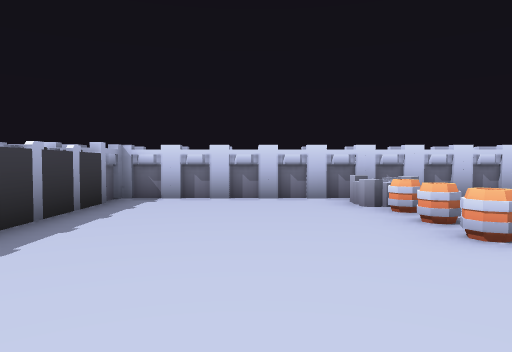
View 1 (above)

17 first-person views from a walk through a Godot game level. The camera is 1.3 m above the floor, tilts 2° down and sees 70° across. The floor is counted in squares, 1.8 m on a side. Each view is taken from the middle of a square. On the plan, view 1 faces up. The plan holds only what a view shows up to about 11 squares ahead; the rest is blank.

View 2
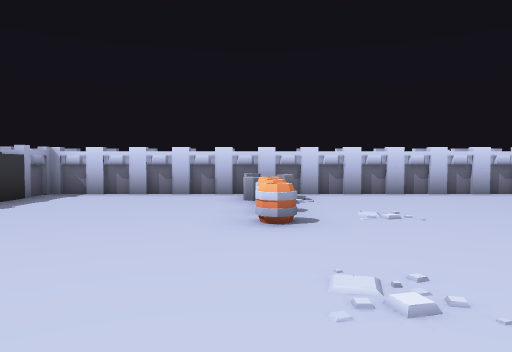

View 3
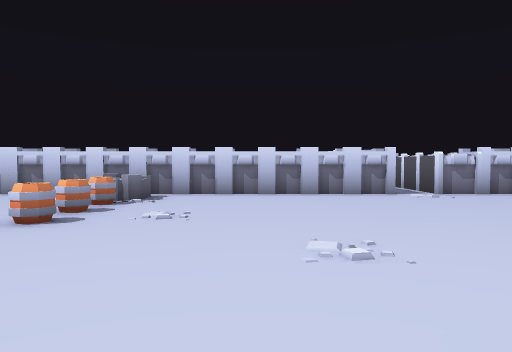

View 4
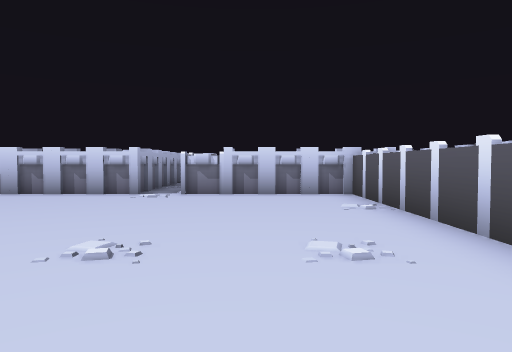

View 5
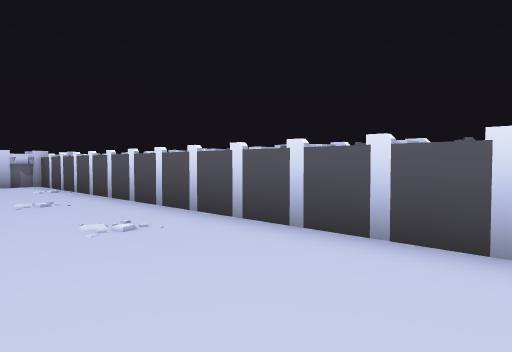

View 6
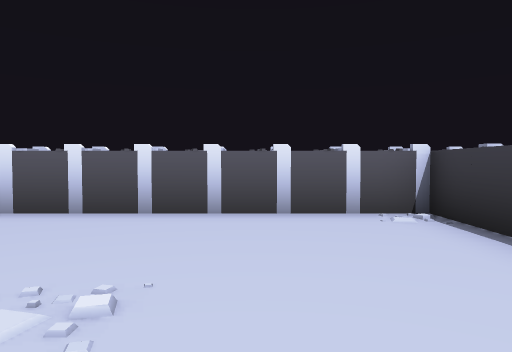

View 7
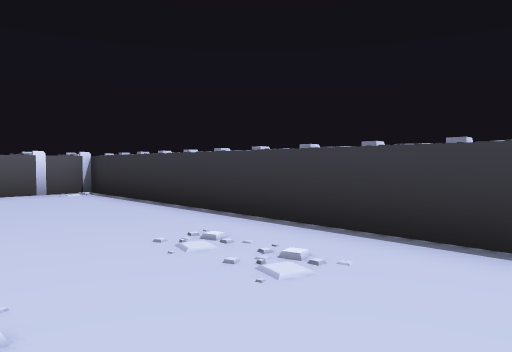

View 8
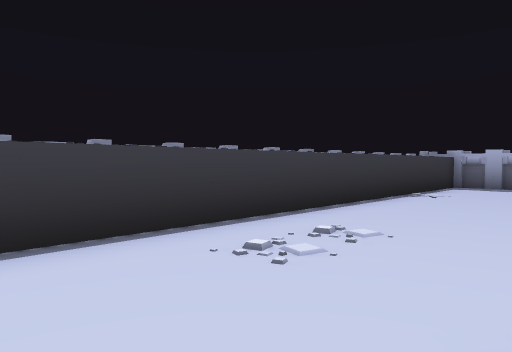

View 9
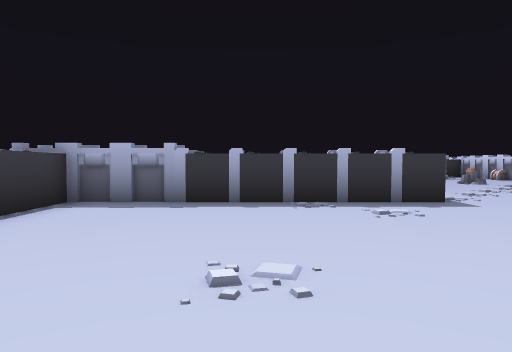

View 10
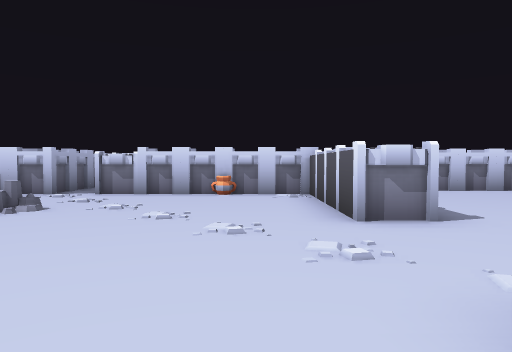

View 11
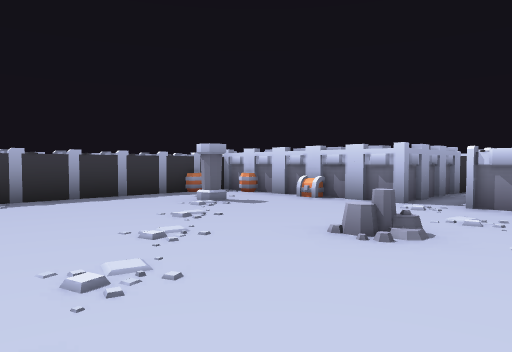

View 12
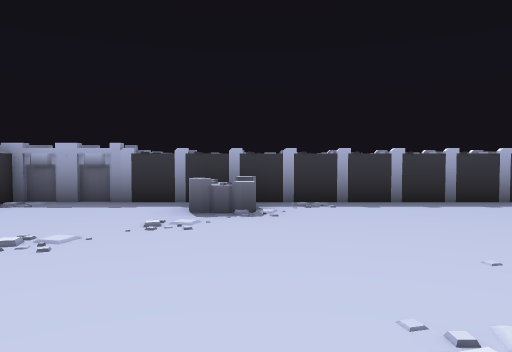

View 13
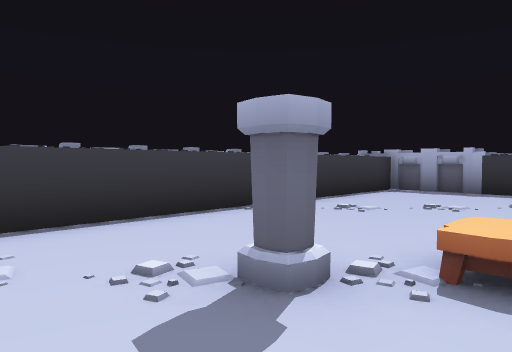

View 14
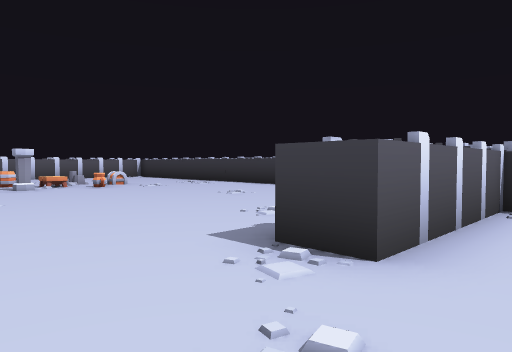

View 15
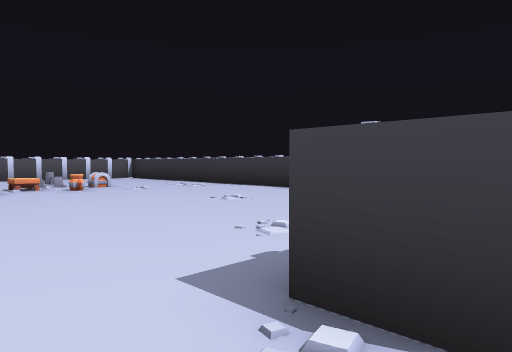

View 16
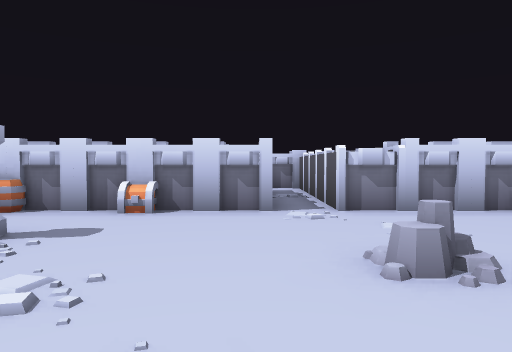

View 17
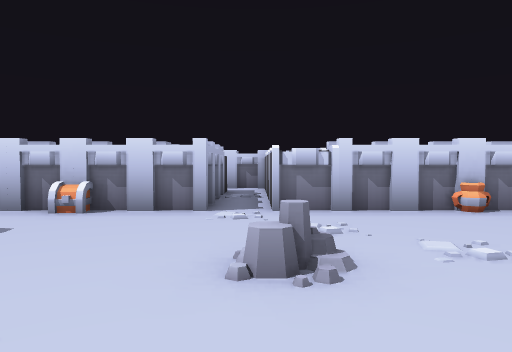

### Floor plan
Points are (right, up) in squares from view 1. A wall is a line through its corners. A room is listed if a view was taken in it or the views show most of it. See-through windows are left out.
Room 1 (views 1, 2, 3, 4, 5, 6, 7, 8, 9)
walls: (-2.7, -0.5) (-2.7, -8.1); (8.3, 10) (8.3, 7.6) (-2.7, 7.6) (-2.7, 3.9); (-2.8, -7.5) (13.3, -7.5) (13.3, 7.6) (9.3, 7.6) (9.3, 10)
ways out: opening at (-3, 1) to room 2
objects: barrel (2, 4); barrel (2, 5); barrel (2, 6); rock (2, 7); pot (6, -2); column (6, -1); other object (7, -4); table (7, -2); stone (8, -3); barrel (8, 0)
Room 2 (views 10, 11, 12, 13, 14, 15, 16, 17)
walls: (-9.5, -4.5) (-5.8, -4.5); (-9.7, 6.6) (-14.7, 6.6) (-14.7, -5.1); (-2.6, 2.6) (-3.8, 2.6) (-3.8, 6.6) (-8.7, 6.6); (-11.5, 7.3) (-12, 7.3); (-3.8, -4.5) (-3.8, -0.5) (-2.7, -0.5); (-14.8, -4.5) (-11.2, -4.5)
ways out: opening at (-3, 1) to room 1; opening at (-9, 7) to room 3
objects: rock (-14, -1) to (-14, 0); barrel (-14, 6); column (-13, 4); chest (-12, 6); stone (-9, 4); table (-8, -1); column (-7, -2); pot (-6, 6)
Room 3 (no view inside)
walls: (-9.7, 10.5) (-9.7, 6.6); (-8.7, 6.6) (-8.7, 11.6)
ways out: opening at (-9, 7) to room 2; opening at (-10, 11)

Where each view was taken, in squares from view 1:
view 1: 0 up, 0 right, facing up
view 2: 1 down, 2 right, facing up
view 3: 1 down, 5 right, facing up
view 4: 1 down, 11 right, facing up
view 5: 5 down, 10 right, facing up-right
view 6: 5 down, 8 right, facing right
view 7: 4 down, 4 right, facing down-right
view 8: 4 down, 9 right, facing down-left
view 9: 4 down, 4 right, facing left
view 10: 2 down, 5 left, facing up
view 11: 0 up, 7 left, facing up-left
view 12: 0 up, 8 left, facing left
view 13: 0 up, 5 left, facing down-left
view 14: 2 up, 5 left, facing down-right
view 15: 1 up, 4 left, facing down-right
view 16: 1 up, 10 left, facing up
view 17: 1 up, 9 left, facing up
